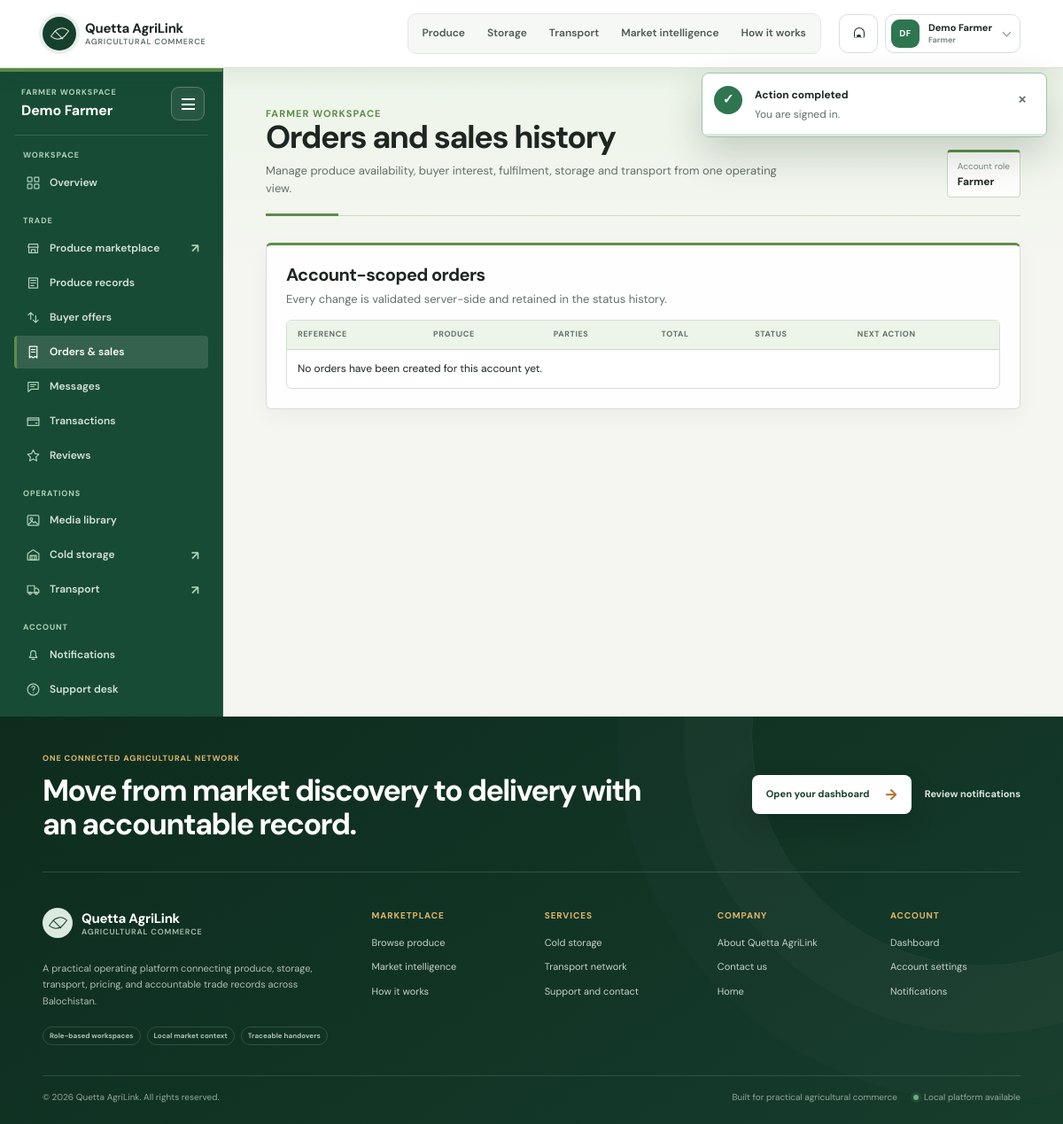
The page /orders.php (signed in) on the database as committed earlier.
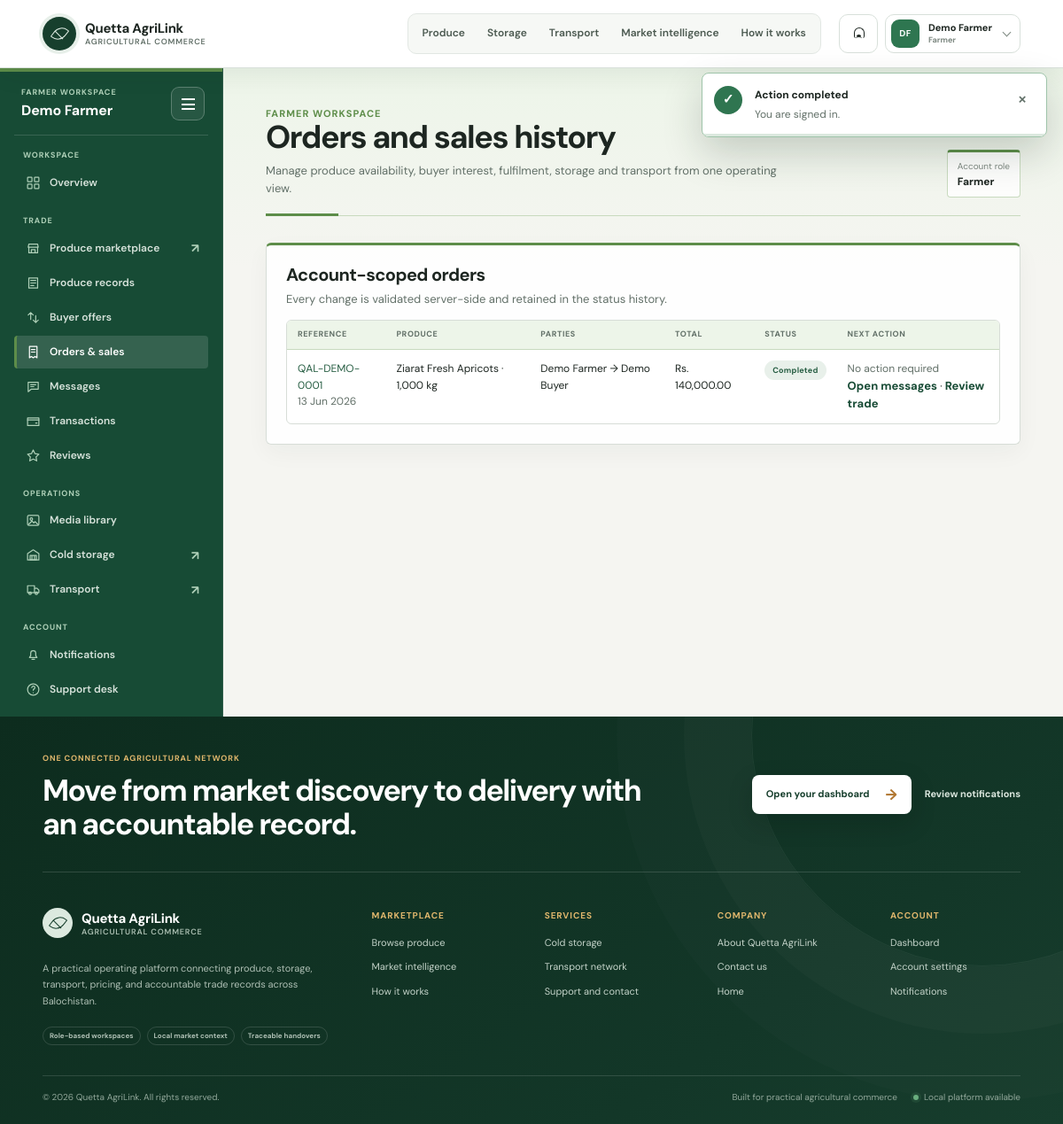
The same page on the database as committed later.
### tables this page shows
CREATE TABLE orders (
    id BIGINT UNSIGNED AUTO_INCREMENT PRIMARY KEY,
    reference_code VARCHAR(32) NOT NULL UNIQUE,
    offer_id BIGINT UNSIGNED NULL UNIQUE,
    buyer_id BIGINT UNSIGNED NOT NULL,
    farmer_id BIGINT UNSIGNED NOT NULL,
    status ENUM('pending','confirmed','storage_required','transport_required','ready_for_pickup','picked_up','in_transit','delivered','completed','cancelled') NOT NULL DEFAULT 'pending',
    subtotal DECIMAL(16,2) NOT NULL,
    storage_cost DECIMAL(16,2) NOT NULL DEFAULT 0,
    transport_cost DECIMAL(16,2) NOT NULL DEFAULT 0,
    total_amount DECIMAL(16,2) NOT NULL,
    notes TEXT NULL,
    confirmed_at DATETIME NULL,
    completed_at DATETIME NULL,
    cancelled_at DATETIME NULL,
    created_at TIMESTAMP NOT NULL DEFAULT CURRENT_TIMESTAMP,
    updated_at TIMESTAMP NOT NULL DEFAULT CURRENT_TIMESTAMP ON UPDATE CURRENT_TIMESTAMP,
    CONSTRAINT fk_order_offer FOREIGN KEY (offer_id) REFERENCES offers(id) ON DELETE SET NULL,
    CONSTRAINT fk_order_buyer FOREIGN KEY (buyer_id) REFERENCES users(id),
    CONSTRAINT fk_order_farmer FOREIGN KEY (farmer_id) REFERENCES users(id),
    INDEX idx_orders_buyer_status (buyer_id, status, created_at),
    INDEX idx_orders_farmer_status (farmer_id, status, created_at)
);

CREATE TABLE users (
    id BIGINT UNSIGNED AUTO_INCREMENT PRIMARY KEY,
    role_id TINYINT UNSIGNED NOT NULL,
    full_name VARCHAR(120) NOT NULL,
    email VARCHAR(190) NOT NULL UNIQUE,
    phone VARCHAR(30) NOT NULL UNIQUE,
    password_hash VARCHAR(255) NOT NULL,
    avatar_path VARCHAR(255) NULL,
    status ENUM('pending','active','suspended','archived') NOT NULL DEFAULT 'pending',
    last_login_at DATETIME NULL,
    created_at TIMESTAMP NOT NULL DEFAULT CURRENT_TIMESTAMP,
    updated_at TIMESTAMP NOT NULL DEFAULT CURRENT_TIMESTAMP ON UPDATE CURRENT_TIMESTAMP,
    CONSTRAINT fk_users_role FOREIGN KEY (role_id) REFERENCES roles(id),
    INDEX idx_users_role_status (role_id, status)
);

### includes/functions.php (called while the page is built, shortened)
<?php
function e(?string $value): string
{
    return htmlspecialchars((string) $value, ENT_QUOTES | ENT_SUBSTITUTE, 'UTF-8');
}
function app_url(string $path = ''): string
{
    return rtrim(APP_URL, '/') . '/' . ltrim($path, '/');
}
function current_user(): ?array
{
    static $userLoaded = false;
    static $user = null;
    if ($userLoaded) {
        return $user;
    }
    $userLoaded = true;
    $userId = (int) ($_SESSION['user_id'] ?? 0);
    $user = fetch_one(
        'SELECT u.id, u.full_name, u.email, u.phone, u.status, r.slug AS role_slug, r.name AS role_name FROM users u JOIN roles r ON r.id = u.role_id WHERE u.id = :id LIMIT 1',
        ['id' => $userId]
    );
    return $user;
}
function require_login(): array
{
    $user = current_user();
    return $user;
}
function require_role(array $roles): array
{
    $user = require_login();
    return $user;
}

### includes/database.php (called while the page is built, shortened)
<?php
function db(): PDO
{
    static $connection = null;
    if ($connection instanceof PDO) {
        return $connection;
    }
    $dsn = sprintf('mysql:host=%s;port=%s;dbname=%s;charset=utf8mb4', DB_HOST, DB_PORT, DB_NAME);
    try {
        $connection = new PDO($dsn, DB_USER, DB_PASS, [
            PDO::ATTR_ERRMODE => PDO::ERRMODE_EXCEPTION,
            PDO::ATTR_DEFAULT_FETCH_MODE => PDO::FETCH_ASSOC,
            PDO::ATTR_EMULATE_PREPARES => false,
        ]);
    } catch (PDOException $exception) {
        error_log('Quetta AgriLink database connection failed: ' . $exception->getMessage());
        http_response_code(500);
        exit(APP_ENV === 'development'
            ? 'Database connection could not be established. Check config/config.php and import database/quetta_agrilink.sql.'
            : 'A service error occurred. Please try again shortly.');
    }
    return $connection;
}
function fetch_one(string $sql, array $params = []): ?array
{
    $statement = db()->prepare($sql);
    $statement->execute($params);
    $result = $statement->fetch();
    return $result === false ? null : $result;
}
function fetch_all(string $sql, array $params = []): array
{
    $statement = db()->prepare($sql);
    $statement->execute($params);
    return $statement->fetchAll();
}

### includes/commerce.php (called while the page is built, shortened)
<?php
function order_status_label(string $status): string
{
    return ucwords(str_replace('_', ' ', $status));
}
function order_allowed_transitions(string $status, string $role): array
{
    $forward = [
        'pending' => ['confirmed', 'cancelled'],
        'confirmed' => ['storage_required', 'transport_required', 'ready_for_pickup', 'cancelled'],
        'storage_required' => ['transport_required', 'ready_for_pickup', 'cancelled'],
        'transport_required' => ['ready_for_pickup', 'cancelled'],
        'ready_for_pickup' => ['picked_up', 'cancelled'],
        'picked_up' => ['in_transit'],
        'in_transit' => ['delivered'],
        'delivered' => ['completed'],
    ];
    return $forward[$status] ?? [];
}

### orders.php (the view, shortened to what the changed rows need)
<?php
require_once __DIR__ . '/includes/bootstrap.php';
require_once __DIR__ . '/includes/workspace.php';
$user = require_role(['farmer', 'buyer', 'admin']);
$scope = $user['role_slug'] === 'admin' ? '1=1' : ($user['role_slug'] === 'buyer' ? 'o.buyer_id=:user' : 'o.farmer_id=:user');
$params = $user['role_slug'] === 'admin' ? [] : ['user' => (int) $user['id']];
$orders = fetch_all('SELECT o.*,buyer.full_name AS buyer_name,farmer.full_name AS farmer_name,GROUP_CONCAT(CONCAT(oi.produce_name," · ",FORMAT(oi.quantity,0)," ",oi.unit) SEPARATOR "; ") AS items FROM orders o JOIN users buyer ON buyer.id=o.buyer_id JOIN users farmer ON farmer.id=o.farmer_id LEFT JOIN order_items oi ON oi.order_id=o.id WHERE ' . $scope . ' GROUP BY o.id ORDER BY o.created_at DESC LIMIT 100', $params);
workspace_open('Orders and sales history', 'orders');
?>
<section class="workspace-section"><div class="workspace-section-header"><div><h2>Account-scoped orders</h2></div></div><div class="data-table-wrap"><table class="data-table"><thead><tr><th>Reference</th><th>Produce</th><th>Parties</th><th>Total</th><th>Status</th><th>Next action</th></tr></thead><tbody><?php if ($orders === []): ?><tr><td colspan="6">No orders have been created for this account yet.</td></tr><?php else: foreach ($orders as $order): $nextStatuses=order_allowed_transitions($order['status'],$user['role_slug']); ?><tr><td><a href="<?= e(app_url('orders.php?id='.(int)$order['id'])) ?>"><?= e($order['reference_code']) ?></a><br><span class="muted"><?= e(date('j M Y',strtotime($order['created_at']))) ?></span></td><td><?= e($order['items'] ?? 'Order items unavailable') ?></td><td><?= e($order['farmer_name']) ?> → <?= e($order['buyer_name']) ?></td><td>Rs. <?= number_format((float)$order['total_amount'],2) ?></td><td><span class="status-pill <?= e($order['status']) ?>"><?= e(order_status_label($order['status'])) ?></span></td><td><?php if ($nextStatuses === []): ?><span class="muted">No action required</span><?php endif; ?><div><a class="text-action" href="<?= e(app_url('messages.php?order_id='.(int)$order['id'])) ?>">Open messages</a><?php if($order['status']==='completed'): ?> · <a class="text-action" href="<?= e(app_url('reviews.php?order_id='.(int)$order['id'])) ?>">Review trade</a><?php endif; ?></div></td></tr><?php endforeach; endif; ?></tbody></table></div></section>
<?php workspace_close(); ?>

### includes/workspace.php (shortened to what the changed rows need)
<?php
function workspace_links(string $role): array
{
    $overview = [['Overview', dashboard_path($role), 'dashboard', 'Workspace']];
    $market = [['Produce marketplace', 'marketplace/index.php', 'marketplace', 'Trade']];
    $account = [
        ['Notifications', 'notifications.php', 'notifications', 'Account'],
        ['Support desk', 'support.php', 'support', 'Account'],
        ['Business profile', 'account/profile.php', 'profile', 'Account'],
        ['Account settings', 'account/settings.php', 'settings', 'Account'],
    ];
    return match ($role) {
        'farmer' => array_merge($overview, $market, [
            ['Produce records', 'farmer/listings.php', 'listings', 'Trade'], ['Buyer offers', 'farmer/offers.php', 'offers', 'Trade'], ['Orders & sales', 'orders.php', 'orders', 'Trade'], ['Messages', 'messages.php', 'messages', 'Trade'], ['Transactions', 'payments.php', 'payments', 'Trade'], ['Reviews', 'reviews.php', 'reviews', 'Trade'],
            ['Media library', 'media.php', 'media', 'Operations'], ['Cold storage', 'storage/index.php', 'storage', 'Operations'], ['Transport', 'transport/index.php', 'transport', 'Operations'],
        ], $account),
        'buyer' => array_merge($overview, $market, [
            ['Offers', 'buyer/offers.php', 'offers', 'Trade'], ['Orders & purchases', 'orders.php', 'orders', 'Trade'], ['Messages', 'messages.php', 'messages', 'Trade'], ['Transactions', 'payments.php', 'payments', 'Trade'], ['Reviews', 'reviews.php', 'reviews', 'Trade'],
        ], $account),
        'storage_provider' => array_merge($overview, $market, [
            ['Facility records', 'storage/facilities.php', 'facilities', 'Operations'], ['Facility media', 'media.php', 'media', 'Operations'], ['Storage marketplace', 'storage/index.php', 'storage', 'Operations'],
        ], $account),
        'transport_provider' => array_merge($overview, $market, [
            ['Fleet & service areas', 'transport/fleet.php', 'fleet', 'Operations'], ['Vehicle media', 'media.php', 'media', 'Operations'], ['Transport marketplace', 'transport/index.php', 'transport', 'Operations'],
        ], $account),
        'admin' => array_merge($overview, [
            ['Operations register', 'admin/management.php', 'management', 'Platform'], ['Orders', 'orders.php', 'orders', 'Platform'], ['Market prices', 'market-prices.php', 'prices', 'Platform'], ['Market-data import', 'admin/market-price-import.php', 'market_price_import', 'Platform'],
            ['Local operators', 'admin/operator-accounts.php', 'operator_accounts', 'Governance'], ['Attachments', 'admin/attachments.php', 'attachments', 'Governance'], ['Password recovery', 'admin/password-recovery.php', 'recovery', 'Governance'], ['Contact verification', 'admin/contact-verification.php', 'contact_verification', 'Governance'], ['Export audit', 'admin/dashboard-export-audit.php', 'dashboard_export_audit', 'Governance'],
        ], $account),
        default => array_merge($overview, $market, $account),
    };
}
function workspace_navigation_icon(string $key): string
{
    $icon = match ($key) {
        'dashboard' => '<rect x="3" y="3" width="7" height="7" rx="1"/><rect x="14" y="3" width="7" height="7" rx="1"/><rect x="3" y="14" width="7" height="7" rx="1"/><rect x="14" y="14" width="7" height="7" rx="1"/>',
        'marketplace' => '<path d="M4 10h16l-1-5H5l-1 5Z"/><path d="M5 10v9h14v-9M9 19v-5h6v5"/>',
        'listings', 'facilities', 'management' => '<path d="M5 4h14v16H5z"/><path d="M8 8h8M8 12h8M8 16h5"/>',
        'offers' => '<path d="m4 8 4-4 4 4M8 4v11M20 16l-4 4-4-4M16 20V9"/>',
        'orders' => '<path d="M6 3h12v18l-3-2-3 2-3-2-3 2V3Z"/><path d="M9 8h6M9 12h6"/>',
        'messages' => '<path d="M4 5h16v11H9l-5 4V5Z"/><path d="M8 9h8M8 12h5"/>',
        'payments' => '<path d="M3 7h18v12H3z"/><path d="M3 10h18M16 15h2"/>',
        'reviews' => '<path d="m12 3 2.8 5.7 6.2.9-4.5 4.4 1.1 6.2-5.6-2.9-5.6 2.9 1.1-6.2L3 9.6l6.2-.9L12 3Z"/>',
        'media', 'attachments' => '<rect x="3" y="4" width="18" height="16" rx="2"/><circle cx="9" cy="10" r="2"/><path d="m5 18 5-5 3 3 2-2 4 4"/>',
        'storage' => '<path d="M3 10 12 4l9 6v10H3V10Z"/><path d="M7 13h10v7H7zM10 13v7M14 13v7"/>',
        'transport', 'fleet' => '<path d="M3 6h11v11H3zM14 10h4l3 3v4h-7z"/><circle cx="7" cy="18" r="2"/><circle cx="17" cy="18" r="2"/>',
        'notifications' => '<path d="M6 16h12l-2-3V9a4 4 0 0 0-8 0v4l-2 3Z"/><path d="M10 19h4"/>',
        'support' => '<circle cx="12" cy="12" r="9"/><path d="M9.8 9a2.4 2.4 0 1 1 3.5 2.1c-.9.5-1.3 1-1.3 2M12 17h.01"/>',
        'profile' => '<circle cx="12" cy="8" r="4"/><path d="M4 21a8 8 0 0 1 16 0"/>',
        'settings' => '<circle cx="12" cy="12" r="3"/><path d="M12 3v2M12 19v2M3 12h2M19 12h2M5.6 5.6 7 7M17 17l1.4 1.4M18.4 5.6 17 7M7 17l-1.4 1.4"/>',
        'prices' => '<path d="M4 20V10M10 20V4M16 20v-7M22 20H2"/>',
        'market_price_import' => '<path d="M12 16V4M7 9l5-5 5 5M4 15v5h16v-5"/>',
        'operator_accounts' => '<circle cx="9" cy="8" r="3"/><circle cx="17" cy="9" r="2"/><path d="M3 20a6 6 0 0 1 12 0M14 15a5 5 0 0 1 7 5"/>',
        'recovery' => '<circle cx="8" cy="15" r="4"/><path d="m11 12 8-8M16 7l2 2M14 9l2 2"/>',
        'contact_verification' => '<path d="M12 3 5 6v5c0 4.6 2.8 8.2 7 10 4.2-1.8 7-5.4 7-10V6l-7-3Z"/><path d="m9 12 2 2 4-5"/>',
        'dashboard_export_audit' => '<path d="M6 3h9l3 3v15H6z"/><path d="M15 3v4h4M9 12h6M9 16h6"/>',
        default => '<circle cx="12" cy="12" r="8"/><path d="M8 12h8M12 8v8"/>',
    };
    return '<svg viewBox="0 0 24 24" focusable="false" aria-hidden="true">' . $icon . '</svg>';
}
function render_workspace_navigation(string $role, string $active): void
{
    $currentGroup = null;
    foreach (workspace_links($role) as [$label, $path, $key, $group]) {
        if ($group !== $currentGroup) {
            echo '<span class="workspace-nav-group">' . e($group) . '</span>';
            $currentGroup = $group;
        }
        $opensNewTab = in_array($path, ['marketplace/index.php', 'storage/index.php', 'transport/index.php', 'market-prices.php'], true);
        $classes = trim(($active === $key ? 'is-active ' : '') . ($opensNewTab ? 'workspace-nav-external' : ''));
        $newTabAttributes = $opensNewTab ? ' target="_blank" rel="noopener noreferrer" aria-label="' . e($label) . ' (opens in a new tab)"' : '';
        echo '<a class="' . e($classes) . '" href="' . e(app_url($path)) . '" data-nav-label="' . e($label) . '"' . $newTabAttributes . '><span class="workspace-nav-icon" aria-hidden="true">' . workspace_navigation_icon($key) . '</span><span class="workspace-link-label">' . e($label) . '</span>';
        if ($opensNewTab) {
            echo '<span class="workspace-external-icon" aria-hidden="true">&#8599;</span>';
        }
        echo '</a>';
    }
}
    ?>
    <?php
function workspace_open(string $title, string $active, array $options = []): array
{
    $user = require_login();
    require __DIR__ . '/header.php';
    ?>
    <section class="workspace workspace-role-<?= e($user['role_slug']) ?>">
        <aside class="workspace-sidebar">
            <h2><?= e($user['full_name']) ?></h2>
            <nav aria-label="Workspace navigation"><?php render_workspace_navigation($user['role_slug'], $active); ?></nav>
        </aside>
        <main class="workspace-main">
            <header class="workspace-topbar">
                <div>
                    <h1><?= e($title) ?></h1>
                </div>
            </header>
    <?php
    return $user;
}
function workspace_close(): void
{
    echo '</main></section>';
    require __DIR__ . '/footer.php';
}

Rows that differ between the two databases and show on the page:
added orders: reference_code "QAL-DEMO-0001", created_at "13 Jun 2026", items "Ziarat Fresh Apricots · 1,000 kg", farmer.full_name "Demo Farmer", buyer.full_name "Demo Buyer", total_amount "140,000.00", status "Completed", shows "No action required"
Other text that changed with them:
text no longer shown: "No orders have been created for this account yet."
